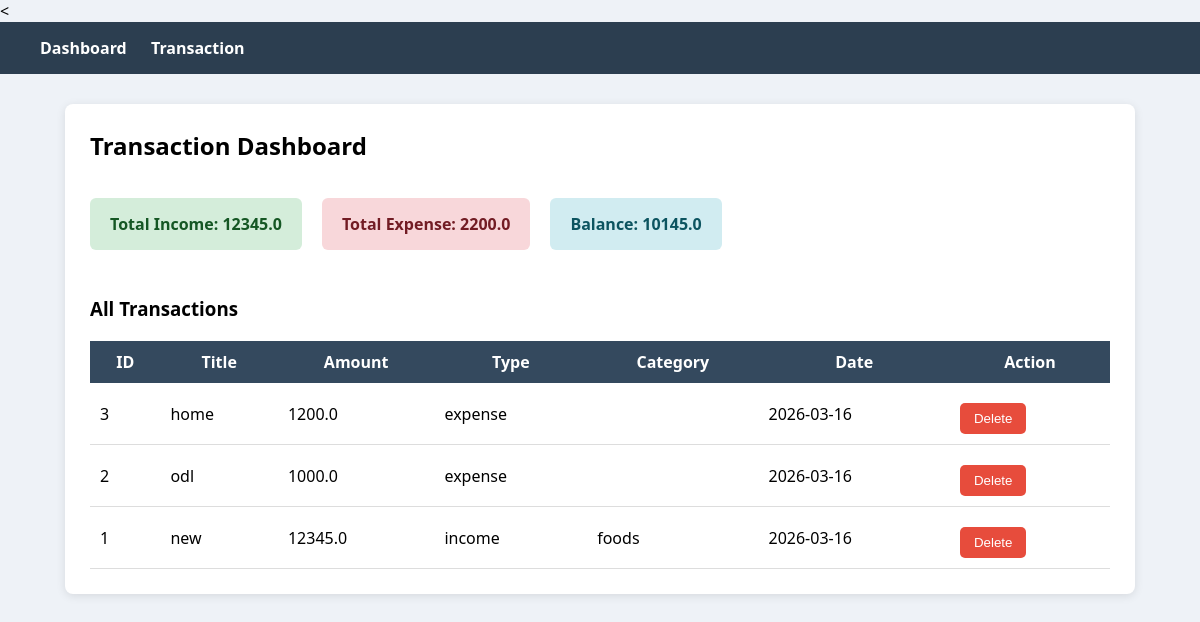
The page / on the database its author committed.
### app.py (models this page shows)
class Transaction(db.Model):
    __tablename__ = "transactions"
    id = db.Column(db.Integer, primary_key=True)
    title = db.Column(db.String(100), unique=True, nullable=False)
    amount = db.Column(db.Float(100), nullable=False)
    type = db.Column(db.String(10))
    category = db.Column(db.String(100))
    date = db.Column(db.DateTime, default=lambda: datetime.now(UTC))

### app.py (the view)
@app.route("/")
def home():
    transactions = Transaction.query.order_by(Transaction.id.desc()).all()
    total_income = sum(t.amount for t in transactions if t.type == "income")
    total_expense = sum(t.amount for t in transactions if t.type == "expense")
    balance = total_income - total_expense
    return render_template(
        "index.html",
        transactions=transactions,
        income=total_income,
        expense=total_expense,
        balance=balance
    )

### templates/index.html (shortened to what this page needs)
{% extends "base.html" %}
{% block content %}
<h2>Transaction Dashboard</h2>
<div class="summary">
    <p>Total Income: {{ income }}</p>
    <p>Total Expense: {{ expense }}</p>
    <p>Balance: {{ balance }}</p>
</div>
<h3>All Transactions</h3>
<table>
    <tr>
        <th>ID</th>
        <th>Title</th>
        <th>Amount</th>
        <th>Type</th>
        <th>Category</th>
        <th>Date</th>
        <th>Action</th>
    </tr>
    {% for t in transactions %}
    <tr>
        <td>{{ t.id }}</td>
        <td>{{ t.title }}</td>
        <td>{{ t.amount }}</td>
        <td>{{ t.type }}</td>
        <td>{{ t.category }}</td>
        <td>{{ t.date.strftime("%Y-%m-%d") }}</td>
        <td>
            <form action="/transactions/delete/{{t.id}}" method="POST">
                <button type="submit">Delete</button>
            </form>
        </td>
    </tr>
    {% endfor %}
</table>
{% endblock %}

### templates/base.html (shortened to what this page needs)
<!DOCTYPE html>
<html>
<head>
    <link rel="stylesheet" href="{{ url_for('static', filename='style.css') }}">
</head>
<body>
<nav>
    <a href="/">Dashboard</a>
    <a href="/add">Transaction</a>
</nav>
<div class="container">
    {% block content %}
    {% endblock %}
</div>
</body>
</html>

### static/style.css (style rules this page uses)
body { font-family: 'Segoe UI', Arial, sans-serif; margin:0; background:#eef2f7; }
nav { background:#2c3e50; padding:15px 40px; }
nav a { color:white; text-decoration:none; margin-right:20px; font-weight:600; font-size:16px; }
.container { width:85%; margin:auto; margin-top:30px; background:white; padding:25px; border-radius:8px; box-shadow:0 2px 10px rgba(0,0,0,0.1); }
h2 { margin-top:0; }
h3 { margin-top:30px; }
form { margin-top:10px; }
button { padding:8px 14px; border:none; background:#e74c3c; color:white; border-radius:5px; cursor:pointer; }
table { width:100%; border-collapse:collapse; margin-top:20px; }
th { background:#34495e; color:white; padding:10px; }
td { padding:10px; border-bottom:1px solid #ddd; }
.summary { display:flex; gap:20px; margin-top:20px; }
.summary p { padding:15px 20px; border-radius:6px; font-weight:bold; }
.summary p:nth-child(1) { background:#d4edda; color:#155724; }
.summary p:nth-child(2) { background:#f8d7da; color:#721c24; }
.summary p:nth-child(3) { background:#d1ecf1; color:#0c5460; }

### rows shown on the page
Transaction: id "3", title "home", amount "1200.0", type "expense", date "2026-03-16"
Transaction: id "2", title "odl", amount "1000.0", type "expense", date "2026-03-16"
Transaction: id "1", title "new", amount "12345.0", type "income", category "foods", date "2026-03-16"

### other values the page prints
{{ income }} "12345.0"
{{ expense }} "2200.0"
{{ balance }} "10145.0"
